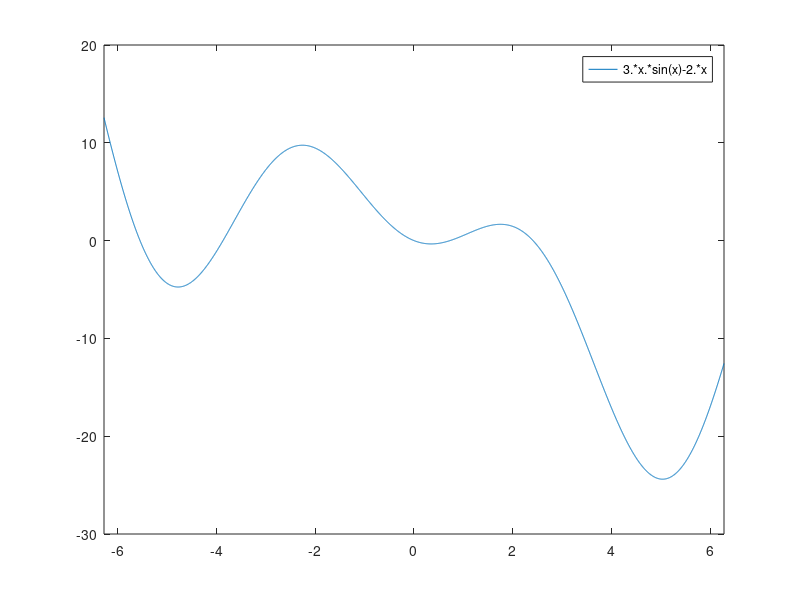

MATLAB code for this plot: (Note: this script raises an error after producing the figure.)
%% Homework 04 - Steve Mazza
%% Problem 1
%
close all;
clc;
clear all;

p_fun = '3*x*sin(x)-2*x';

% Plot the function
fplot(p_fun,[-2*pi 2*pi]);
hold on;

% Compute the derivative
pd_fun = polyder(p_fun);

% Add the derivative to the same plot
fplot(pd_fun,[-2*pi 2*pi],'--');

% Provide title, axis labels, and legend
title('3xsin(x)-2x');
xlabel('x');
ylabel('y');

% Use fzero() to find all zeros of the drivative at -4, -2, 0, 2, 4.
f_zero = zeros(5);
f_zero(1) = fzero(pd_fun,-4);
f_zero(2) = fzero(pd_fun,-2);
f_zero(3) = fzero(pd_fun,0);
f_zero(4) = fzero(pd_fun,2);
f_zero(5) = fzero(pd_fun,4);

% Add zeros to the plot as markers
for i=1:5
    y = fnval(pd_fun,f_zero(i));
    plot(f_zero(i),y,'x');
end


%% Problem 2
%
close all;
clc;
clear all;

%% Problem 3
%
close all;
clc;
clear all;

%% Problem 4
%
close all;
clc;
clear all;
